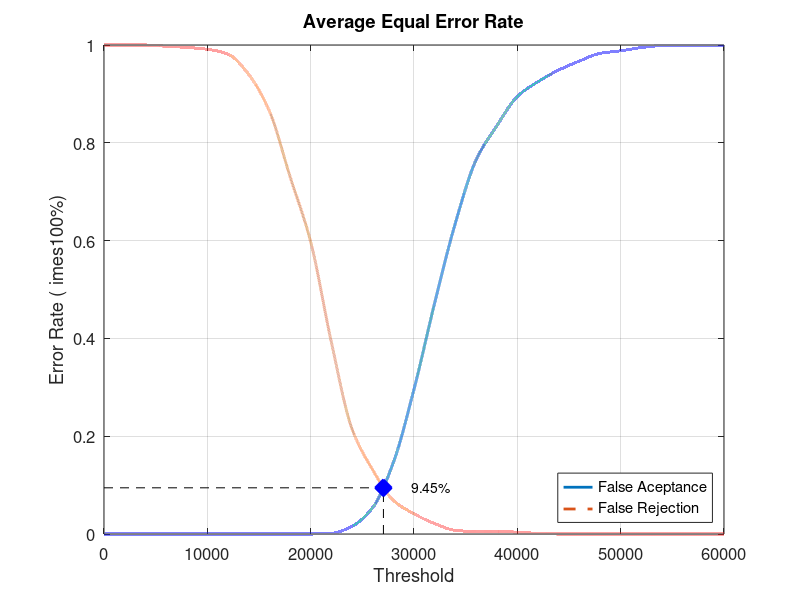
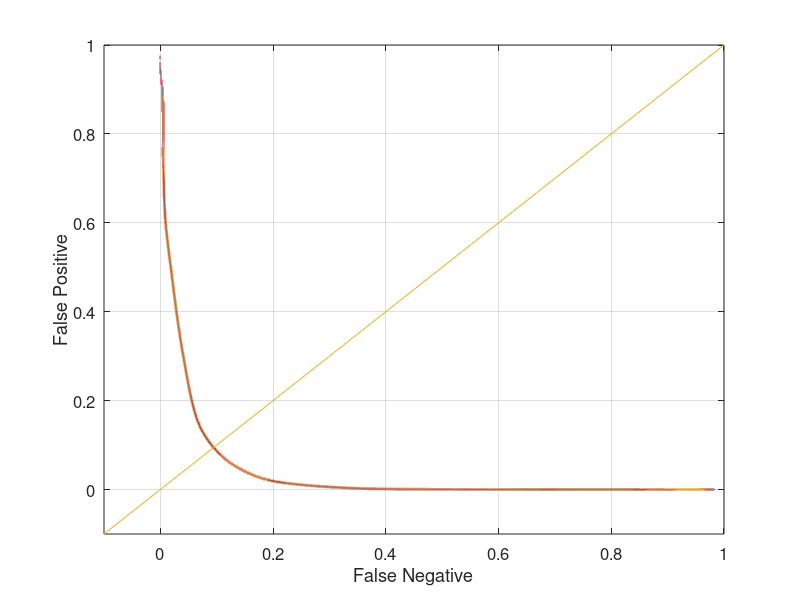

Reproduce these figures in MATLAB, in order.
close all;
clear;
clc;
x = 0:2000:60000;
xq = 0:0.5:60000;

y0 = [0 0 0 0 0 0 0 0 0 0 0 0.00131579 0.0157895 0.0539474 0.146053 0.296053 0.472368 0.635526 0.764474 0.834211 0.894737 0.925 0.948684 0.967105 0.982895 0.988158 0.994737 0.998684 0.998684 0.998684 1]
yy0 = interp1(x, y0, xq, 'pchip');
y1 = [1 1 1 0.9975 0.995 0.99125 0.98125 0.94 0.865 0.73125 0.5975 0.3925 0.215 0.13125 0.06875 0.04125 0.02125 0.0075 0.005 0.005 0.00375 0.00125 0 0 0 0 0 0 0 0 0]
yy1 = interp1(x, y1, xq, 'pchip');

% Calculating EER: 
y2 = abs(y0 - y1);
find(y2 == min(y2))
yy2 = abs(yy0 - yy1);
xEER = find(yy2 == min(yy2));
xEERIndex = xq(xEER) % X-axis EER
yEER = yy0(xEER) % Y-axis EER

main = figure
plot(xq, yy0,'-','LineWidth', 2);	hold on
plot(xq, yy1,'--','LineWidth', 2);	hold on
plot([xEERIndex xEERIndex], [0 yEER], 'k--');	hold on
plot([0 xEERIndex], [yEER yEER], 'k--');	hold on
plot(xEERIndex, yEER, 'bx', 'LineWidth', 10);	hold on
text(xEERIndex + 10 * xEERIndex / 100, yEER, [num2str(round((10000 * yEER)) / 100) '%'])
legend('False Aceptance', 'False Rejection', 'Location', 'SouthEast')
xlabel('Threshold')
ylabel('Error Rate (	imes100%)')
title('Average Equal Error Rate')
set(gca, 'FontSize', 12)
axis([0 60000 0 1])
grid on

print(main, 'Experiment4AverageMain', '-dpng');
FNRxFPR = figure('Color', [1 1 1]);
plot(yy1, yy0, '-', yy1, yy0, 'LineWidth', 2);
hold on
y = -0.1:0.1:1
plot(y, y); 
set(gca, 'FontSize', 12)
xlabel('False Negative')
ylabel('False Positive')
axis([-0.1 1 -0.1 1])
set(gca, 'FontSize', 12)
grid on

print(FNRxFPR, 'Experiment4AverageFNRxFPR','-dpng');
